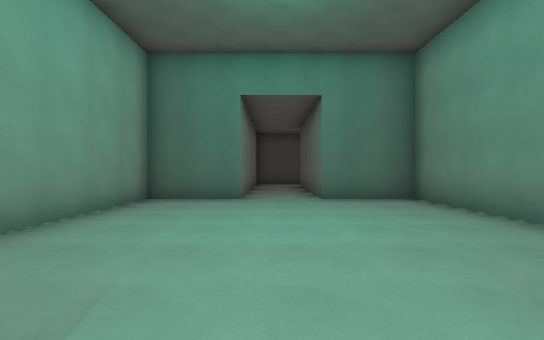
[1] (above)

17 first-person views from a walk through a level from a Godot 3-D game. The camera is 1.4 m above the floor, looks level and sees 85° across. The floor is counted in squares, 2 m on a side. Each view is taken from the middle of a square. On the plan, view 1 faces up. The plan holds only what a view shows up to about 10 squares ahead; the rest is blank. The place goes on beyond the plan.

[2]
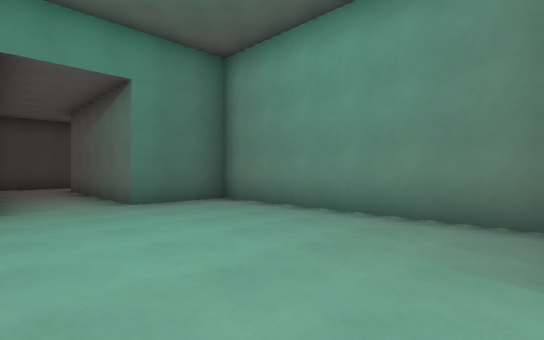

[3]
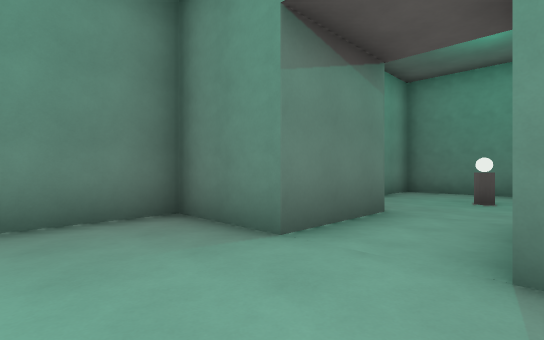

[4]
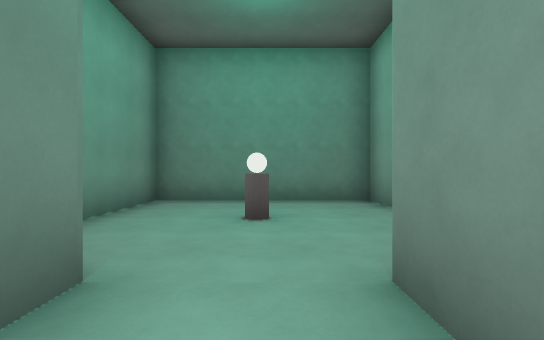

[5]
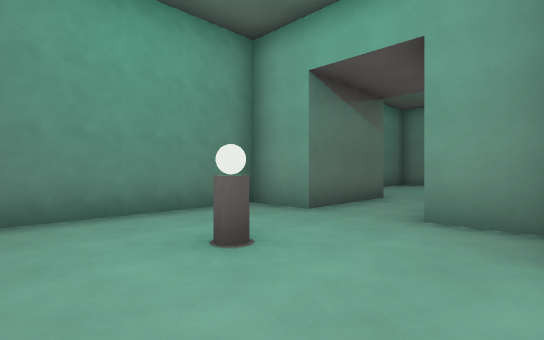

[6]
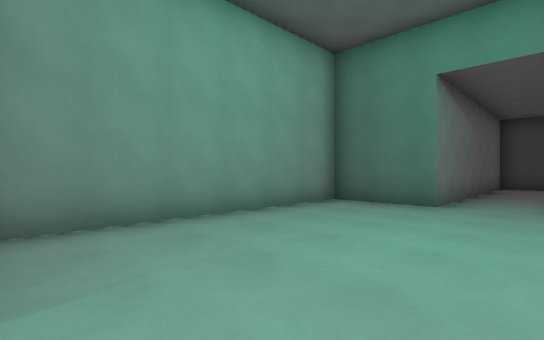

[7]
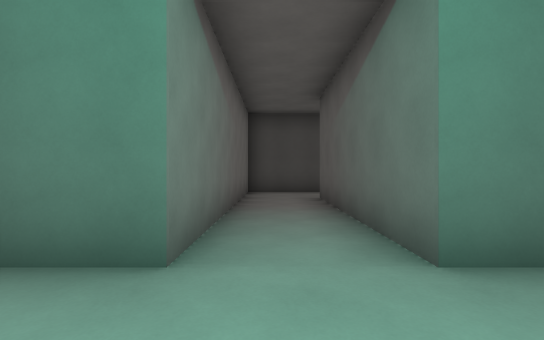

[8]
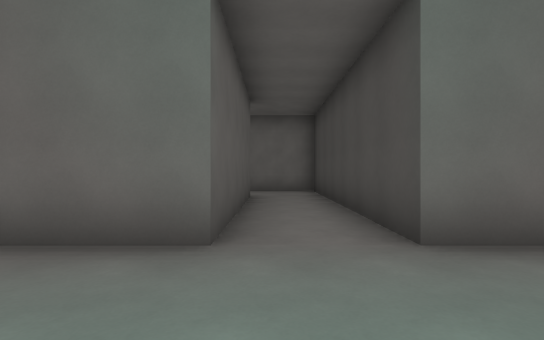

[9]
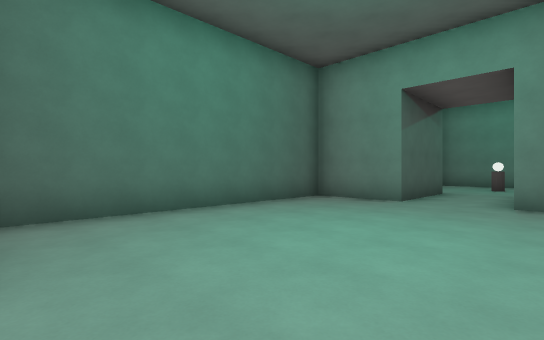

[10]
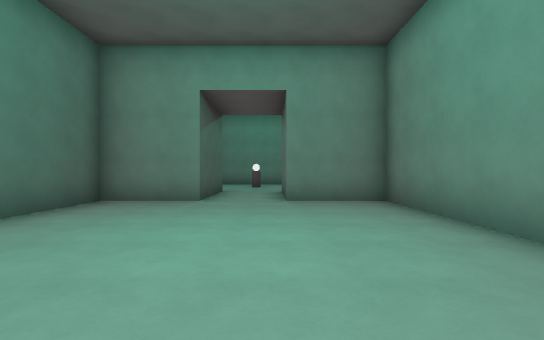

[11]
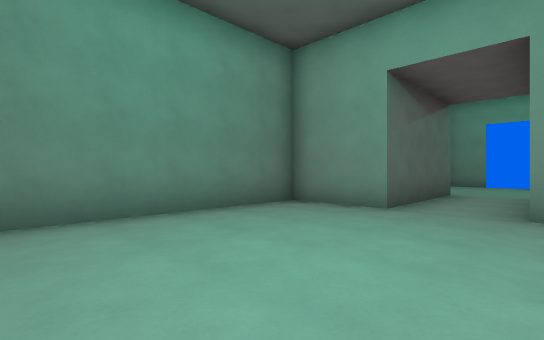

[12]
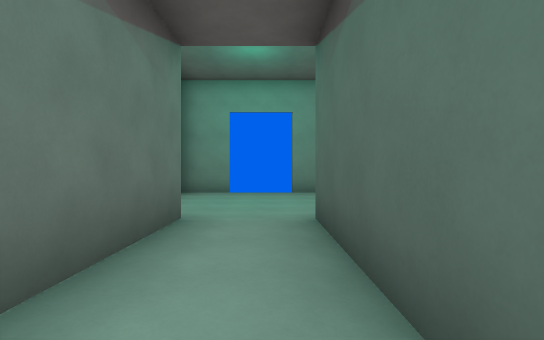

[13]
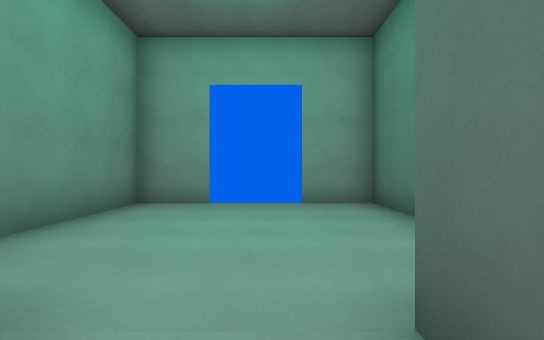

[14]
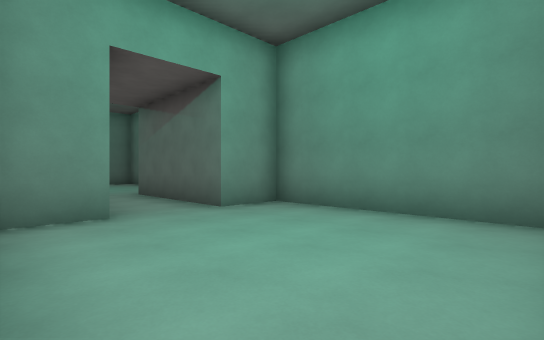

[15]
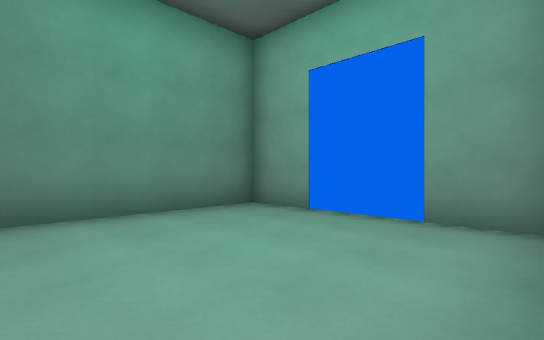

[16]
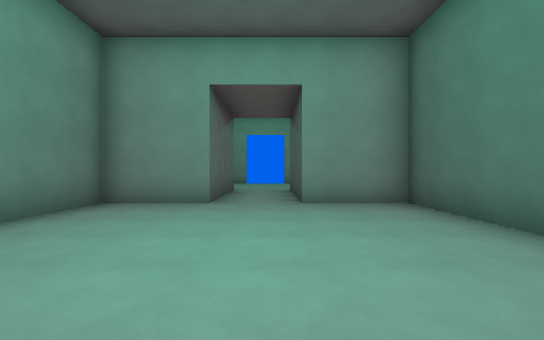

[17]
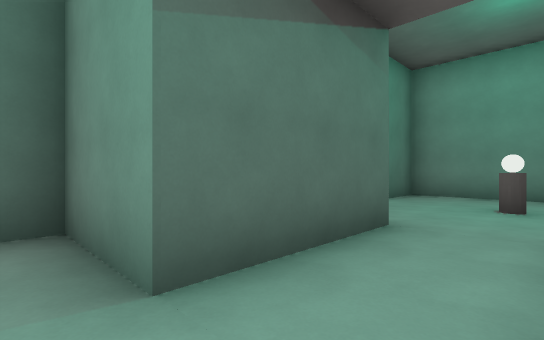

### Floor plan
Ten units are one square. View 1 is at (0, 0); x grows to the right and y downward. Boxes are objects, and circles mark ways between rooms. Rooms are numbered by the first view taken in them; rooms with no view inside come last. Other rooms are left out.
<svg viewBox="-218 -161 343 242">
<path fill="none" stroke="#000" d="M-8 8 -8 19M-23 21 -23 34M-23 68 27 68 27 19 12 19 12 -7M12 -7 34 -7 34 -71 12 -71 12 -124 62 -124M62 -144 -8 -144 -8 -71 -30 -71 -30 -11M62 -124 62 -104M62 -156 62 -144M-123 53 -123 76 -53 76 -53 53 -23 53 -23 68M-23 34 -53 34 -53 11 -123 11 -123 34M-213 19 -213 68 -163 68 -163 53 -123 53M-123 34 -163 34 -163 21"/>
<circle cx="5" cy="5" r="3" fill="#2a7"/>
<circle cx="-23" cy="50" r="3" fill="#2a7"/>
<circle cx="60" cy="-135" r="3" fill="#2a7"/>
<circle cx="-130" cy="45" r="3" fill="#2a7"/>
<text x="0" y="30">1</text>
<text x="10" y="-70">2</text>
<text x="120" y="-140">3</text>
<text x="-80" y="50">4</text>
<text x="-180" y="40">5</text>
</svg>
Room 1 opens to room 2. Room 1 opens to room 4. Room 2 opens to room 3. Room 4 opens to room 5.

Where each view was taken, in squares from view 1:
view 1: 0 up, 0 right, facing up
view 2: 1 up, 1 left, facing up-right
view 3: 3 up, 1 left, facing down-right
view 4: 0 up, 0 right, facing down
view 5: 2 down, 2 right, facing down-left
view 6: 1 up, 1 right, facing up-left
view 7: 5 up, 0 right, facing up
view 8: 13 up, 9 right, facing left
view 9: 6 down, 12 left, facing up-right
view 10: 5 down, 12 left, facing right
view 11: 3 down, 7 left, facing down-left
view 12: 4 down, 12 left, facing left
view 13: 4 down, 15 left, facing left
view 14: 2 down, 21 left, facing down-right
view 15: 2 down, 17 left, facing down-left
view 16: 4 down, 6 left, facing left
view 17: 5 down, 6 left, facing up-right
